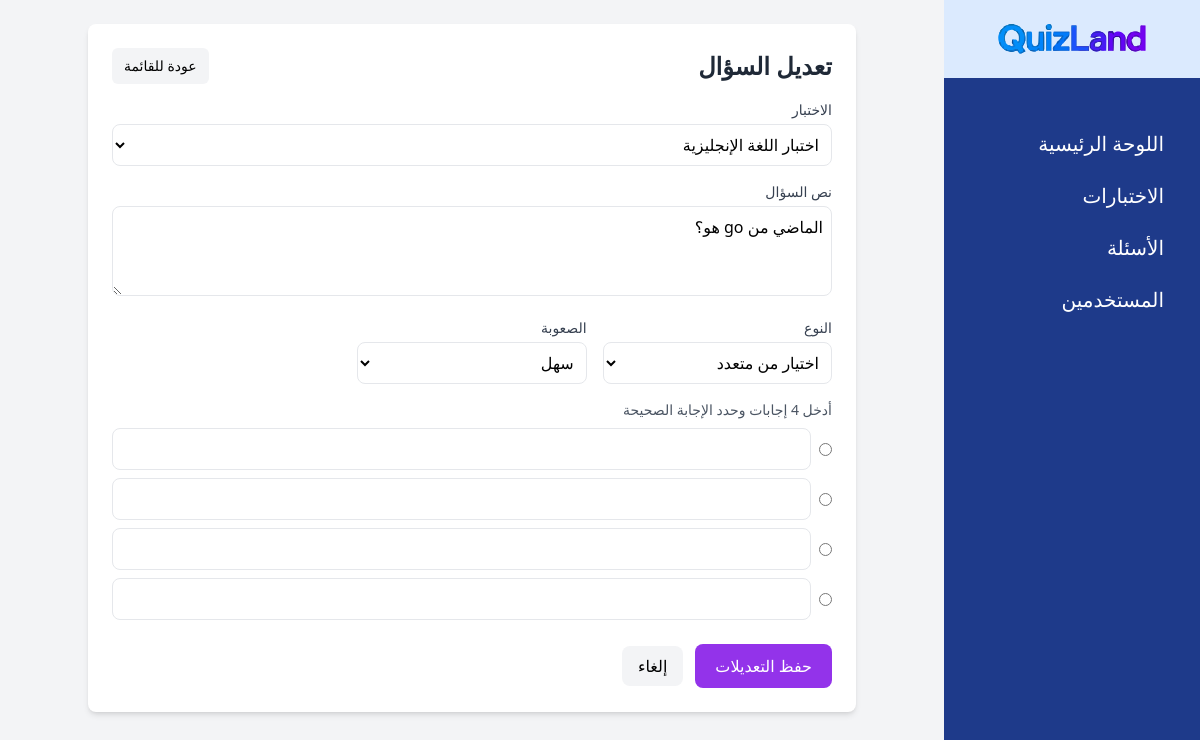
Screenshot of /views/admin/questions/edit.php?id=82 (signed in) with the database file from the repository.
### tables this page shows
CREATE TABLE questions (
    id INT AUTO_INCREMENT PRIMARY KEY,
    quiz_id INT NOT NULL,
    question_text TEXT NOT NULL,
    question_type ENUM('multiple_choice', 'true_false', 'short_answer') NOT NULL DEFAULT 'multiple_choice',
    difficulty ENUM('easy', 'medium', 'hard') NOT NULL DEFAULT 'medium',
    created_at TIMESTAMP NOT NULL DEFAULT CURRENT_TIMESTAMP,
    updated_at TIMESTAMP NULL DEFAULT NULL ON UPDATE CURRENT_TIMESTAMP,
    CONSTRAINT fk_questions_quiz
        FOREIGN KEY (quiz_id) REFERENCES quizzes(id)
        ON UPDATE CASCADE
        ON DELETE CASCADE
);

CREATE TABLE quizzes (
    id INT AUTO_INCREMENT PRIMARY KEY,
    title VARCHAR(255) NOT NULL,
    description TEXT,
    category VARCHAR(255) NOT NULL,
    image VARCHAR(255) DEFAULT NULL,
    created_at TIMESTAMP DEFAULT CURRENT_TIMESTAMP,
    updated_at TIMESTAMP NULL DEFAULT NULL ON UPDATE CURRENT_TIMESTAMP,
    created_by INT NOT NULL,
    CONSTRAINT fk_quizzes_created_by
        FOREIGN KEY (created_by) REFERENCES users(id)
        ON UPDATE CASCADE
        ON DELETE RESTRICT
);

### views/Admin/questions/edit.php (the view, shortened to what this page needs)
<?php
include '../../../config/db.php';
$question_id = (int) $_GET['id'];
$sql = "SELECT q.id, q.quiz_id, q.question_text, q.question_type, q.difficulty, qz.title AS quiz_title
        FROM questions q
        JOIN quizzes qz ON q.quiz_id = qz.id
        WHERE q.id = ?";
$stmt = $conn->prepare($sql);
$stmt->bind_param("i", $question_id);
$stmt->execute();
$question = $stmt->get_result()->fetch_assoc();
$quizzes = $conn->query("SELECT id, title FROM quizzes ORDER BY title ASC")->fetch_all(MYSQLI_ASSOC);
$answers = [];
?>
<!DOCTYPE html>
<html lang="ar" dir="rtl">
<head>
    <script src="https://cdn.tailwindcss.com"></script>
</head>
<body class="bg-gray-100">
    <div class="flex">
        <?php include '../sidebar.php'; ?>
        <div class="flex-1 p-6 md:mr-64">
            <div class="max-w-3xl mx-auto bg-white p-6 rounded-lg shadow-md">
                <div class="flex items-center justify-between mb-4">
                    <h2 class="text-2xl font-semibold text-gray-800">تعديل السؤال</h2>
                    <a href="index.php" class="text-sm px-3 py-2 bg-gray-100 hover:bg-gray-200 rounded-md">عودة
                        للقائمة</a>
                </div>
                <form method="post" class="space-y-4">
                    <div>
                        <label class="block mb-1 text-sm text-gray-700">الاختبار</label>
                        <select name="quiz_id" class="w-full border rounded-lg p-2 bg-white" required>
                            <?php foreach ($quizzes as $q): ?>
                                <option value="<?= $q['id'] ?>" <?= ($question['quiz_id'] == $q['id']) ? 'selected' : '' ?>>
                                    <?= htmlspecialchars($q['title']) ?>
                                </option>
                            <?php endforeach; ?>
                        </select>
                    </div>
                    <div>
                        <label class="block mb-1 text-sm text-gray-700">نص السؤال</label>
                        <textarea name="question_text" rows="3" class="w-full border rounded-lg p-2"
                            required><?= htmlspecialchars($question['question_text']) ?></textarea>
                    </div>
                    <div class="grid md:grid-cols-3 gap-4">
                        <div>
                            <label class="block mb-1 text-sm text-gray-700">النوع</label>
                            <select name="question_type" id="question_type"
                                class="w-full border rounded-lg p-2 bg-white" required>
                                <option value="multiple_choice" <?= ($question['question_type'] === 'multiple_choice') ? 'selected' : '' ?>>اختيار من متعدد</option>
                            </select>
                        </div>
                        <div>
                            <label class="block mb-1 text-sm text-gray-700">الصعوبة</label>
                            <select name="difficulty" class="w-full border rounded-lg p-2 bg-white" required>
                                <option value="easy" <?= ($question['difficulty'] === 'easy') ? 'selected' : '' ?>>سهل
                                </option>
                            </select>
                        </div>
                    </div>
                    <div id="mc_section"
                        class="<?= ($question['question_type'] === 'multiple_choice') ? '' : 'hidden' ?>">
                        <p class="text-sm text-gray-600 mb-2">أدخل 4 إجابات وحدد الإجابة الصحيحة</p>
                        <?php for ($i = 0; $i < 4; $i++): ?>
                            <div class="flex items-center gap-2 mb-2">
                                <input type="radio" name="correct" value="<?= $i ?>" <?= ($answers[$i]['is_correct'] === 1) ? 'checked' : '' ?> required>
                                <input type="text" name="answers[]" class="flex-1 border rounded-lg p-2"
                                    value="<?= htmlspecialchars($answers[$i]['answer_text']) ?>" required>
                            </div>
                        <?php endfor; ?>
                    </div>
                    <div class="pt-2 flex items-center gap-3">
                        <button class="px-5 py-2.5 bg-purple-600 hover:bg-purple-700 text-white rounded-lg">حفظ
                            التعديلات</button>
                        <a href="index.php" class="px-4 py-2 bg-gray-100 hover:bg-gray-200 rounded-lg">إلغاء</a>
                    </div>
                </form>
            </div>
        </div>
    </div>
</body>
</html>

### rows the page displays
questions: quiz_id "اختبار اللغة الإنجليزية", question_text "الماضي من go هو؟", question_type "اختيار من متعدد", difficulty "سهل"
